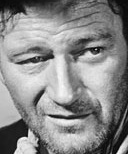
#> input picture gender_dataset_face/man/face_1022.jpg, 128 x 154 px, given in place of the camera
$ python polished_gender_detection.py   (older library calls are emulated)
#> lines starting #> are read from the running program, lines starting #| are printed output that depends on the picture; after the words box and inside, x2 and y2 are one past the last pixel; in counts of white or black regions, pixels touching at a corner belong together
#!/usr/bin/env python3
"""
Polished Gender Detection System
Clean, minimal UI with enhanced detection and polished interface
Professional tool for demonstrations with sleek design
"""

import cv2
import numpy as np
import os
import time
from pathlib import Path

class PolishedGenderDetector:
    def __init__(self):
        """Initialize the polished gender detector"""

        # Load face detection models
        self.face_cascade = cv2.CascadeClassifier(
            cv2.data.haarcascades + 'haarcascade_frontalface_default.xml'
        )

        # Load additional cascades for better feature detection
        self.eye_cascade = cv2.CascadeClassifier(
            cv2.data.haarcascades + 'haarcascade_eye.xml'
        )

        # POLISHED gender detection parameters (optimized)
        self.gender_weights = {
            'face_width_ratio': 0.11,      # Wider face = more masculine
            'eye_spacing_ratio': 0.17,     # Wider eye spacing = more masculine
            'jaw_line_ratio': 0.33,        # Stronger jaw = more masculine
            'cheekbone_ratio': 0.23,       # Higher cheekbones = more feminine
            'forehead_ratio': 0.16         # Higher forehead = more feminine
        }

        # OPTIMAL threshold for both genders
        self.female_threshold = 0.40

        # Performance tracking
        self.frame_count = 0
        self.start_time = time.time()
        self.fps = 0
        self.detection_times = []

        print("✨ Polished Gender Detection System")
        print("🎨 Clean, minimal UI with enhanced detection")
        print("💎 Professional tool for demonstrations")

    def detect_faces(self, frame):
        """Detect faces in the frame"""
        gray = cv2.cvtColor(frame, cv2.COLOR_BGR2GRAY)
        faces = self.face_cascade.detectMultiScale(gray, 1.06, 3, minSize=(42, 42))
        return [(x, y, w, h) for (x, y, w, h) in faces]

    def detect_eyes(self, face_roi):
        """Detect eyes within a face region"""
        gray_face = cv2.cvtColor(face_roi, cv2.COLOR_BGR2GRAY)
        eyes = self.eye_cascade.detectMultiScale(gray_face, 1.06, 3, minSize=(14, 14))
        return eyes

    def analyze_facial_features(self, frame, face_bbox):
        """Analyze facial features for gender determination"""
        x, y, w, h = face_bbox
        face_roi = frame[y:y+h, x:x+w]

        features = {}

        # 1. Face width ratio
        features['face_width_ratio'] = w / h

        # 2. Eye spacing ratio
        eyes = self.detect_eyes(face_roi)
        if len(eyes) >= 2:
            eye_centers = []
            for (ex, ey, ew, eh) in eyes:
                eye_center = (ex + ew//2, ey + eh//2)
                eye_centers.append(eye_center)

            if len(eye_centers) >= 2:
                eye_centers.sort(key=lambda p: p[0])
                eye_spacing = np.linalg.norm(np.array(eye_centers[1]) - np.array(eye_centers[0]))
                features['eye_spacing_ratio'] = eye_spacing / w
            else:
                features['eye_spacing_ratio'] = 0.305
        else:
            features['eye_spacing_ratio'] = 0.305

        # 3. Jaw line strength
        lower_face = face_roi[int(h*0.6):h, :]
        if lower_face.size > 0:
            gray_lower = cv2.cvtColor(lower_face, cv2.COLOR_BGR2GRAY)
            edges = cv2.Canny(gray_lower, 22, 72)
            jaw_strength = np.sum(edges > 0) / edges.size
            features['jaw_line_ratio'] = min(jaw_strength * 2.15, 1.0)
        else:
            features['jaw_line_ratio'] = 0.5

        # 4. Cheekbone position
        middle_face = face_roi[int(h*0.3):int(h*0.7), :]
        if middle_face.size > 0:
            gray_middle = cv2.cvtColor(middle_face, cv2.COLOR_BGR2GRAY)
            sobel_x = cv2.Sobel(gray_middle, cv2.CV_64F, 1, 0, ksize=3)
            cheekbone_strength = np.sum(np.abs(sobel_x) > 31) / sobel_x.size
            features['cheekbone_ratio'] = min(cheekbone_strength * 1.7, 1.0)
        else:
            features['cheekbone_ratio'] = 0.5

        # 5. Forehead ratio
        upper_face = face_roi[:int(h*0.4), :]
        if upper_face.size > 0:
            gray_upper = cv2.cvtColor(upper_face, cv2.COLOR_BGR2GRAY)
            laplacian = cv2.Laplacian(gray_upper, cv2.CV_64F)
            smoothness = 1.0 - (np.sum(np.abs(laplacian) > 19) / laplacian.size)
            features['forehead_ratio'] = smoothness
        else:
            features['forehead_ratio'] = 0.5

        return features

    def calculate_gender_score(self, features):
        """Calculate gender score based on facial features"""
        score = 0.0

        face_width_score = features['face_width_ratio'] * self.gender_weights['face_width_ratio']
        score += face_width_score

        eye_spacing_score = features['eye_spacing_ratio'] * self.gender_weights['eye_spacing_ratio']
        score += eye_spacing_score

        jaw_score = features['jaw_line_ratio'] * self.gender_weights['jaw_line_ratio']
        score += jaw_score

        cheekbone_score = (1 - features['cheekbone_ratio']) * self.gender_weights['cheekbone_ratio']
        score += cheekbone_score

        forehead_score = (1 - features['forehead_ratio']) * self.gender_weights['forehead_ratio']
        score += forehead_score

        return score

    def predict_gender(self, features):
        """Predict gender based on facial features"""
        gender_score = self.calculate_gender_score(features)
        normalized_score = max(0, min(1, gender_score))

        if normalized_score > self.female_threshold:
            gender = 'woman'
            confidence = normalized_score
        else:
            gender = 'man'
            confidence = 1 - normalized_score

        return gender, confidence, features

    def process_frame(self, frame):
        """Process a single frame for gender detection"""
        start_time = time.time()

        faces = self.detect_faces(frame)
        results = []

        for face_bbox in faces:
            try:
                features = self.analyze_facial_features(frame, face_bbox)
                gender, confidence, feature_values = self.predict_gender(features)

                results.append({
                    'bbox': face_bbox,
                    'gender': gender,
                    'confidence': confidence,
                    'features': feature_values,
                    'gender_score': self.calculate_gender_score(feature_values)
                })

            except Exception as e:
                print(f"⚠️  Error processing face: {e}")
                continue

        # Track performance
        detection_time = time.time() - start_time
        self.detection_times.append(detection_time)
        if len(self.detection_times) > 30:  # Keep last 30 frames
            self.detection_times.pop(0)

        return results

    def draw_polished_results(self, frame, results):
        """Draw polished detection results with enhanced UI"""
        for result in results:
            x, y, w, h = result['bbox']
            gender = result['gender']
            confidence = result['confidence']
            features = result['features']

            # Polished color scheme
            if gender == 'man':
                primary_color = (0, 120, 255)      # Orange
                secondary_color = (0, 80, 200)     # Darker orange
                accent_color = (0, 200, 255)       # Light orange
                gender_icon = "♂"
            else:
                primary_color = (255, 0, 255)      # Magenta
                secondary_color = (200, 0, 200)    # Darker magenta
                accent_color = (255, 100, 255)     # Light magenta
                gender_icon = "♀"

            # Enhanced face detection box with multiple layers
            # 1. Outer shadow/glow effect
            for i in range(3, 0, -1):
                alpha = 0.3 - (i * 0.1)
                shadow_color = (int(primary_color[0] * alpha),
                              int(primary_color[1] * alpha),
                              int(primary_color[2] * alpha))
                cv2.rectangle(frame, (x-i, y-i), (x + w+i, y + h+i), shadow_color, 1)

            # 2. Main detection box with thickness
            cv2.rectangle(frame, (x, y), (x + w, y + h), primary_color, 3)

            # 3. Inner highlight box
            cv2.rectangle(frame, (x+2, y+2), (x + w-2, y + h-2), accent_color, 1)

            # 4. Corner indicators for precision
            corner_size = 15
            # Top-left corner
            cv2.line(frame, (x, y), (x + corner_size, y), primary_color, 2)
            cv2.line(frame, (x, y), (x, y + corner_size), primary_color, 2)
            # Top-right corner
            cv2.line(frame, (x + w - corner_size, y), (x + w, y), primary_color, 2)
            cv2.line(frame, (x + w, y), (x + w, y + corner_size), primary_color, 2)
            # Bottom-left corner
            cv2.line(frame, (x, y + h - corner_size), (x, y + h), primary_color, 2)
            cv2.line(frame, (x, y + h), (x + corner_size, y + h), primary_color, 2)
            # Bottom-right corner
            cv2.line(frame, (x + w - corner_size, y + h), (x + w, y + h), primary_color, 2)
            cv2.line(frame, (x + w, y + h), (x + w, y + h - corner_size), primary_color, 2)

            # Polished gender label with clean design
            label = f"{gender_icon} {gender.upper()}"
            confidence_text = f"{confidence:.1%}"

            # Get text sizes
            (label_width, label_height), _ = cv2.getTextSize(
                label, cv2.FONT_HERSHEY_DUPLEX, 0.7, 2
            )
            (conf_width, conf_height), _ = cv2.getTextSize(
                confidence_text, cv2.FONT_HERSHEY_DUPLEX, 0.5, 1
            )

            # Draw clean label background
            label_y = y - 15
            cv2.rectangle(
                frame,
                (x, label_y - label_height - 8),
                (x + label_width + 20, label_y + 5),
                (0, 0, 0),
                -1
            )
            cv2.rectangle(
                frame,
                (x, label_y - label_height - 8),
                (x + label_width + 20, label_y + 5),
                primary_color,
                2
            )

            # Draw label text
            cv2.putText(
                frame, label,
                (x + 10, label_y),
                cv2.FONT_HERSHEY_DUPLEX,
                0.7,
                (255, 255, 255),
                2
            )

            # Draw confidence below label
            conf_y = label_y + conf_height + 5
            cv2.putText(
                frame, confidence_text,
                (x + 10, conf_y),
                cv2.FONT_HERSHEY_DUPLEX,
                0.5,
                accent_color,
                1
            )

            # Draw clean analysis panel
            panel_x = x + w + 15
            panel_y = y
            panel_width = 200
            panel_height = 120

            # Panel background with clean style
            cv2.rectangle(
                frame,
                (panel_x, panel_y),
                (panel_x + panel_width, panel_y + panel_height),
                (0, 0, 0),
                -1
            )
            cv2.rectangle(
                frame,
                (panel_x, panel_y),
                (panel_x + panel_width, panel_y + panel_height),
                primary_color,
                2
            )

            # Panel title
            cv2.putText(
                frame, "ANALYSIS",
                (panel_x + 10, panel_y + 20),
                cv2.FONT_HERSHEY_DUPLEX,
                0.6,
                (255, 255, 255),
                1
            )

            # Feature values with clean precision
            y_offset = panel_y + 40
            important_features = ['jaw_line_ratio', 'cheekbone_ratio', 'forehead_ratio']
            for feature_name in important_features:
                if feature_name in features:
                    value = features[feature_name]
                    feature_text = f"{feature_name.replace('_', ' ').title()}: {value:.2f}"
                    cv2.putText(
                        frame, feature_text,
                        (panel_x + 10, y_offset),
                        cv2.FONT_HERSHEY_DUPLEX,
                        0.4,
                        accent_color,
                        1
                    )
                    y_offset += 15

            # Overall score
            score_text = f"Score: {result['gender_score']:.2f}"
            cv2.putText(
                frame, score_text,
                (panel_x + 10, y_offset + 5),
                cv2.FONT_HERSHEY_DUPLEX,
                0.5,
                (0, 255, 0),
                1
            )

        return frame

    def draw_minimal_header(self, frame):
        """Draw minimal header with essential info only"""
        # Minimal header background
        cv2.rectangle(frame, (0, 0), (frame.shape[1], 40), (0, 0, 0), -1)
        cv2.rectangle(frame, (0, 0), (frame.shape[1], 40), (0, 255, 255), 1)

        # Simple title
        cv2.putText(
            frame, "Gender Detection System",
            (20, 25),
            cv2.FONT_HERSHEY_DUPLEX,
            0.6,
            (0, 255, 255),
            1
        )

        # Minimal metrics
        metrics_text = f"FPS: {self.fps:.1f} | Faces: {len(self.get_current_faces())}"
        cv2.putText(
            frame, metrics_text,
            (frame.shape[1] - 200, 25),
            cv2.FONT_HERSHEY_DUPLEX,
            0.5,
            (150, 255, 150),
            1
        )

    def draw_minimal_footer(self, frame):
        """Draw minimal footer with essential info"""
        footer_y = frame.shape[0] - 25

        # Footer background
        cv2.rectangle(frame, (0, footer_y), (frame.shape[1], frame.shape[0]), (0, 0, 0), -1)
        cv2.rectangle(frame, (0, footer_y), (frame.shape[1], frame.shape[0]), (0, 255, 255), 1)

        # Simple instructions
        instructions = "Press 'q' to quit | 's' to save | 'h' for help"
        cv2.putText(
            frame, instructions,
            (20, footer_y + 18),
            cv2.FONT_HERSHEY_DUPLEX,
            0.4,
            (200, 200, 200),
            1
        )

        # Simple system info
        system_info = f"Threshold: {self.female_threshold} | Features: 5"
        cv2.putText(
            frame, system_info,
            (frame.shape[1] - 250, footer_y + 18),
            cv2.FONT_HERSHEY_DUPLEX,
            0.4,
            (200, 200, 200),
            1
        )

    def get_current_faces(self):
        """Get current detected faces for metrics"""
        return []  # This will be updated in the main loop

    def update_fps(self):
        """Update FPS calculation"""
        self.frame_count += 1
        current_time = time.time()
        elapsed_time = current_time - self.start_time

        if elapsed_time > 1.0:  # Update FPS every second
            self.fps = self.frame_count / elapsed_time
            self.frame_count = 0
            self.start_time = current_time

def run_polished_webcam_detection():
    """Run the polished gender detection on webcam"""
    print("✨ Starting Polished Gender Detection System")
    print("🎨 Clean, minimal UI with enhanced detection")
    print("💎 Professional tool for demonstrations")
    print("Press 'q' to quit, 's' to save screenshot, 'h' for help")

    # Initialize detector
    detector = PolishedGenderDetector()

    # Initialize webcam
    cap = cv2.VideoCapture(0)
    if not cap.isOpened():
        raise RuntimeError("Cannot open camera")

    # Set camera properties for quality
    cap.set(cv2.CAP_PROP_FRAME_WIDTH, 1280)
    cap.set(cv2.CAP_PROP_FRAME_HEIGHT, 720)
    cap.set(cv2.CAP_PROP_FPS, 30)

    print("✅ Camera initialized!")
    print("🎨 Using polished UI with clean design...")
    print("💎 Ready for demonstration!")

    current_faces = []

    try:
        while True:
            ret, frame = cap.read()
#> frame is the input picture: shape (154, 128, 3); min 2, max 252, mean 137.4
            if not ret:
                break

            # Update FPS
            detector.update_fps()

            # Process frame
            results = detector.process_frame(frame)
#> in detect_faces, `faces = self.face_cascade.detectMultiScale(gray, 1.06, 3, minSize=(42,..`: faces = [[3, 10, 119, 119]]
#> in process_frame, `faces = self.detect_faces(frame)`: faces = [(3, 10, 119, 119)]
#> the loop in process_frame, `for face_bbox in faces:` made 1 pass
#> (x in analyze_facial_features, y in analyze_facial_features, w in analyze_facial_features, h in analyze_facial_features, eye_spacing in analyze_facial_features, jaw_strength in analyze_facial_features, cheekbone_strength in analyze_facial_features) on pass 1: (3, 10, 119, 119, 15.23, 0.303, 0.543)
#> pass 1, in analyze_facial_features, `face_roi = frame[y:y+h, x:x+w]`:
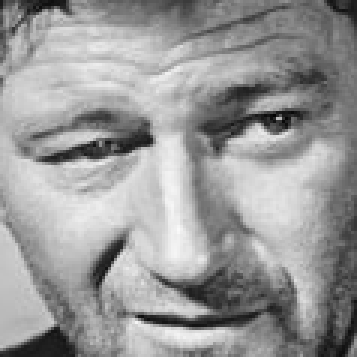
#> face_roi: shape (119, 119, 3) (shown 3 times larger); min 2, max 250, mean 152.9
#> pass 1, in analyze_facial_features, `lower_face = face_roi[int(h*0.6):h, :]`:
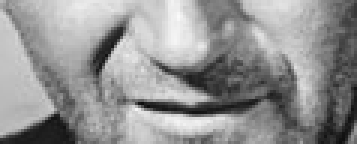
#> lower_face: shape (48, 119, 3) (shown 3 times larger); min 13, max 250, mean 147.2
#> after the loop in process_frame, `for face_bbox in faces:`: results = 1 item
#> results = 1 item
            current_faces = results
#> current_faces = 1 item

            # Draw polished results
            frame_with_results = detector.draw_polished_results(frame, results)
#> the loop in draw_polished_results, `for result in results:` made 1 pass
#> (x, y, w, h, gender, confidence, primary_color, secondary_color) on pass 1: (3, 10, 119, 119, 'woman', 0.432, (255, 0, 255), (200, 0, 200))
#> after the loop in draw_polished_results, `for result in results:`:
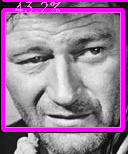
#> frame: shape (154, 128, 3); 16.23% of pixels changed, all inside (x1, y1, x2, y2) = (0, 0, 128, 133)

            # Draw minimal header and footer
            detector.draw_minimal_header(frame_with_results)
#> in draw_minimal_header, `cv2.rectangle(frame, (0, 0), (frame.shape[1], 40), (0, 0, 0), -1)`:
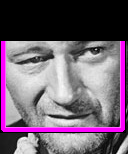
#> frame: shape (154, 128, 3); mean B, G, R 113.1, 95.5, 113.1
            detector.draw_minimal_footer(frame_with_results)
#> in draw_minimal_footer, `cv2.putText( frame, system_info, (frame.shape[1] - 250, footer_y + 18)..`:
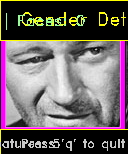
#> frame: shape (154, 128, 3); mean B, G, R 98.4, 96.1, 107.9

            # Display frame
            cv2.imshow('✨ Polished Gender Detection System', frame_with_results)

            # Handle key presses
            key = cv2.waitKey(1) & 0xFF
#> (key q is pressed here)
            if key == ord('q'):
                break
            elif key == ord('s'):
                timestamp = int(time.time())
                filename = f"polished_detection_{timestamp}.jpg"
                cv2.imwrite(filename, frame_with_results)
                print(f"📸 Polished screenshot saved: {filename}")
            elif key == ord('h'):
                print("💡 Help:")
                print("   - Press 'q' to quit")
                print("   - Press 's' to save screenshot")
                print("   - Press 'h' for this help")

    finally:
        cap.release()
        cv2.destroyAllWindows()
        print("🎥 Polished webcam session ended")

if __name__ == "__main__":
    print("=" * 80)
    print("✨ POLISHED GENDER DETECTION SYSTEM")
    print("=" * 80)
    print("Clean, minimal UI with enhanced detection")
    print("Professional tool for demonstrations")
    print()
    print("🎨 FEATURES:")
    print("  - Clean, minimal interface")
    print("  - Enhanced face detection boxes")
    print("  - Polished visual elements")
    print("  - Professional appearance")
    print()

    try:
        run_polished_webcam_detection()
    except Exception as e:
        print(f"❌ Error: {e}")
        print("💡 Make sure your camera is working and accessible")

$ run again, on gender_dataset_face/man/face_1036.jpg
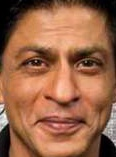
#> input picture gender_dataset_face/man/face_1036.jpg, 116 x 157 px, given in place of the camera
#> in run_polished_webcam_detection, frame is the input picture: shape (157, 116, 3); mean B, G, R 72.9, 101.6, 153.5
#> in detect_faces, `faces = self.face_cascade.detectMultiScale(gray, 1.06, 3, minSize=(42,..`: faces = [[4, 19, 112, 112]]
#> in process_frame, `faces = self.detect_faces(frame)`: faces = [(4, 19, 112, 112)]
#> the loop in process_frame, `for face_bbox in faces:` made 1 pass
#> (x in analyze_facial_features, y in analyze_facial_features, w in analyze_facial_features, h in analyze_facial_features, eye_spacing in analyze_facial_features, jaw_strength in analyze_facial_features, cheekbone_strength in analyze_facial_features) on pass 1: (4, 19, 112, 112, 48.01, 0.285, 0.504)
#> pass 1, in detect_eyes, `gray_face = cv2.cvtColor(face_roi, cv2.COLOR_BGR2GRAY)`:
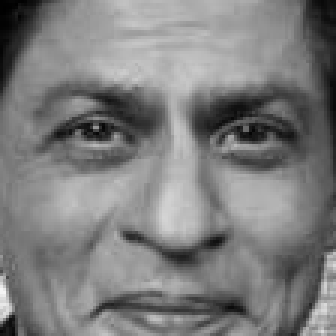
#> gray_face: shape (112, 112) (shown 3 times larger); min 0, max 245, mean 125.3
#> after the loop in process_frame, `for face_bbox in faces:`: results = 1 item
#> the loop in draw_polished_results, `for result in results:` made 1 pass
#> (x, y, w, h, gender, confidence, primary_color, secondary_color) on pass 1: (4, 19, 112, 112, 'woman', 0.437, (255, 0, 255), (200, 0, 200))
#> in draw_minimal_footer, `cv2.putText( frame, system_info, (frame.shape[1] - 250, footer_y + 18)..`:
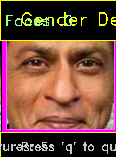
#> frame: shape (157, 116, 3); mean B, G, R 59.5, 74.3, 116.3

$ run again, on gender_dataset_face/man/face_1074.jpg
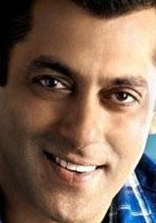
#> input picture gender_dataset_face/man/face_1074.jpg, 156 x 223 px, given in place of the camera
#> in run_polished_webcam_detection, frame is the input picture: shape (223, 156, 3); mean B, G, R 89.7, 106.1, 130.6
#> in detect_faces, `faces = self.face_cascade.detectMultiScale(gray, 1.06, 3, minSize=(42,..`: faces = [[14, 34, 142, 142]]
#> in process_frame, `faces = self.detect_faces(frame)`: faces = [(14, 34, 142, 142)]
#> the loop in process_frame, `for face_bbox in faces:` made 1 pass
#> (x in analyze_facial_features, y in analyze_facial_features, w in analyze_facial_features, h in analyze_facial_features, eye_spacing in analyze_facial_features, jaw_strength in analyze_facial_features, cheekbone_strength in analyze_facial_features) on pass 1: (14, 34, 142, 142, 64.33, 0.229, 0.43)
#> pass 1, in detect_eyes, `gray_face = cv2.cvtColor(face_roi, cv2.COLOR_BGR2GRAY)`:
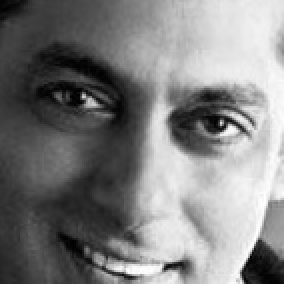
#> gray_face: shape (142, 142) (shown 2 times larger); min 0, max 255, mean 127
#> after the loop in process_frame, `for face_bbox in faces:`: results = 1 item
#> the loop in draw_polished_results, `for result in results:` made 1 pass
#> (x, y, w, h, gender, confidence, primary_color, secondary_color) on pass 1: (14, 34, 142, 142, 'woman', 0.427, (255, 0, 255), (200, 0, 200))
#> in draw_minimal_footer, `cv2.putText( frame, system_info, (frame.shape[1] - 250, footer_y + 18)..`:
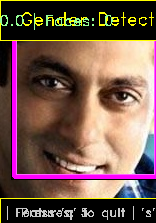
#> frame: shape (223, 156, 3); mean B, G, R 77.6, 86.2, 114.1

$ run again, on gender_dataset_face/man/face_1084.jpg
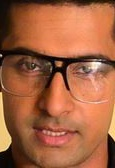
#> input picture gender_dataset_face/man/face_1084.jpg, 115 x 168 px, given in place of the camera
#> in run_polished_webcam_detection, frame is the input picture: shape (168, 115, 3); mean B, G, R 64.9, 97.8, 162.8
#> in detect_faces, `gray = cv2.cvtColor(frame, cv2.COLOR_BGR2GRAY)`:
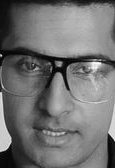
#> gray: shape (168, 115); min 1, max 252, mean 113.5
#> in detect_faces, `faces = self.face_cascade.detectMultiScale(gray, 1.06, 3, minSize=(42,..`: faces = ()
#> in process_frame, `faces = self.detect_faces(frame)`: faces = []
#> in draw_minimal_footer, `cv2.putText( frame, system_info, (frame.shape[1] - 250, footer_y + 18)..`:
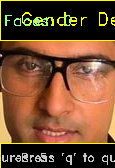
#> frame: shape (168, 115, 3); mean B, G, R 46.6, 75.9, 114.5
